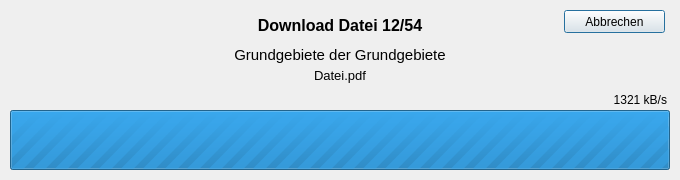
<?xml version="1.0" encoding="UTF-8"?>
<ui version="4.0">
 <class>DateiDownloader</class>
 <widget class="QDialog" name="DateiDownloader">
  <property name="geometry">
   <rect>
    <x>0</x>
    <y>0</y>
    <width>680</width>
    <height>180</height>
   </rect>
  </property>
  <property name="sizePolicy">
   <sizepolicy hsizetype="Fixed" vsizetype="Fixed">
    <horstretch>0</horstretch>
    <verstretch>0</verstretch>
   </sizepolicy>
  </property>
  <property name="minimumSize">
   <size>
    <width>680</width>
    <height>180</height>
   </size>
  </property>
  <property name="maximumSize">
   <size>
    <width>680</width>
    <height>180</height>
   </size>
  </property>
  <property name="contextMenuPolicy">
   <enum>Qt::NoContextMenu</enum>
  </property>
  <property name="windowTitle">
   <string/>
  </property>
  <property name="modal">
   <bool>true</bool>
  </property>
  <widget class="QProgressBar" name="progressBar">
   <property name="geometry">
    <rect>
     <x>10</x>
     <y>110</y>
     <width>660</width>
     <height>60</height>
    </rect>
   </property>
   <property name="sizePolicy">
    <sizepolicy hsizetype="Fixed" vsizetype="Fixed">
     <horstretch>0</horstretch>
     <verstretch>0</verstretch>
    </sizepolicy>
   </property>
   <property name="minimumSize">
    <size>
     <width>660</width>
     <height>60</height>
    </size>
   </property>
   <property name="maximumSize">
    <size>
     <width>660</width>
     <height>60</height>
    </size>
   </property>
   <property name="contextMenuPolicy">
    <enum>Qt::ActionsContextMenu</enum>
   </property>
   <property name="styleSheet">
    <string notr="true"/>
   </property>
   <property name="minimum">
    <number>0</number>
   </property>
   <property name="maximum">
    <number>0</number>
   </property>
   <property name="value">
    <number>-1</number>
   </property>
   <property name="alignment">
    <set>Qt::AlignCenter</set>
   </property>
   <property name="textVisible">
    <bool>true</bool>
   </property>
   <property name="orientation">
    <enum>Qt::Horizontal</enum>
   </property>
   <property name="invertedAppearance">
    <bool>false</bool>
   </property>
   <property name="textDirection">
    <enum>QProgressBar::TopToBottom</enum>
   </property>
   <property name="format">
    <string>%v/%m KBs</string>
   </property>
  </widget>
  <widget class="QLabel" name="progressLabel">
   <property name="geometry">
    <rect>
     <x>10</x>
     <y>10</y>
     <width>660</width>
     <height>30</height>
    </rect>
   </property>
   <property name="sizePolicy">
    <sizepolicy hsizetype="Fixed" vsizetype="Fixed">
     <horstretch>0</horstretch>
     <verstretch>0</verstretch>
    </sizepolicy>
   </property>
   <property name="minimumSize">
    <size>
     <width>660</width>
     <height>30</height>
    </size>
   </property>
   <property name="maximumSize">
    <size>
     <width>660</width>
     <height>30</height>
    </size>
   </property>
   <property name="font">
    <font>
     <pointsize>12</pointsize>
     <weight>75</weight>
     <bold>true</bold>
    </font>
   </property>
   <property name="contextMenuPolicy">
    <enum>Qt::NoContextMenu</enum>
   </property>
   <property name="styleSheet">
    <string notr="true">font: bold 12pt;</string>
   </property>
   <property name="frameShape">
    <enum>QFrame::NoFrame</enum>
   </property>
   <property name="frameShadow">
    <enum>QFrame::Plain</enum>
   </property>
   <property name="text">
    <string>Download Datei 12/54</string>
   </property>
   <property name="alignment">
    <set>Qt::AlignCenter</set>
   </property>
   <property name="textInteractionFlags">
    <set>Qt::NoTextInteraction</set>
   </property>
  </widget>
  <widget class="QLabel" name="veranstaltungLabel">
   <property name="geometry">
    <rect>
     <x>10</x>
     <y>40</y>
     <width>660</width>
     <height>30</height>
    </rect>
   </property>
   <property name="sizePolicy">
    <sizepolicy hsizetype="Fixed" vsizetype="Fixed">
     <horstretch>0</horstretch>
     <verstretch>0</verstretch>
    </sizepolicy>
   </property>
   <property name="minimumSize">
    <size>
     <width>660</width>
     <height>30</height>
    </size>
   </property>
   <property name="maximumSize">
    <size>
     <width>660</width>
     <height>30</height>
    </size>
   </property>
   <property name="font">
    <font>
     <pointsize>11</pointsize>
     <weight>50</weight>
     <bold>false</bold>
    </font>
   </property>
   <property name="contextMenuPolicy">
    <enum>Qt::NoContextMenu</enum>
   </property>
   <property name="frameShape">
    <enum>QFrame::NoFrame</enum>
   </property>
   <property name="frameShadow">
    <enum>QFrame::Plain</enum>
   </property>
   <property name="text">
    <string>Grundgebiete der Grundgebiete</string>
   </property>
   <property name="alignment">
    <set>Qt::AlignCenter</set>
   </property>
   <property name="textInteractionFlags">
    <set>Qt::NoTextInteraction</set>
   </property>
  </widget>
  <widget class="QLabel" name="dateinameLabel">
   <property name="geometry">
    <rect>
     <x>10</x>
     <y>60</y>
     <width>660</width>
     <height>30</height>
    </rect>
   </property>
   <property name="sizePolicy">
    <sizepolicy hsizetype="Fixed" vsizetype="Fixed">
     <horstretch>0</horstretch>
     <verstretch>0</verstretch>
    </sizepolicy>
   </property>
   <property name="minimumSize">
    <size>
     <width>660</width>
     <height>30</height>
    </size>
   </property>
   <property name="maximumSize">
    <size>
     <width>660</width>
     <height>30</height>
    </size>
   </property>
   <property name="font">
    <font>
     <pointsize>10</pointsize>
     <weight>50</weight>
     <bold>false</bold>
    </font>
   </property>
   <property name="contextMenuPolicy">
    <enum>Qt::NoContextMenu</enum>
   </property>
   <property name="frameShape">
    <enum>QFrame::NoFrame</enum>
   </property>
   <property name="frameShadow">
    <enum>QFrame::Plain</enum>
   </property>
   <property name="text">
    <string>Datei.pdf</string>
   </property>
   <property name="alignment">
    <set>Qt::AlignCenter</set>
   </property>
   <property name="textInteractionFlags">
    <set>Qt::NoTextInteraction</set>
   </property>
  </widget>
  <widget class="QPushButton" name="abortPushButton">
   <property name="geometry">
    <rect>
     <x>564</x>
     <y>10</y>
     <width>101</width>
     <height>23</height>
    </rect>
   </property>
   <property name="text">
    <string>Abbrechen</string>
   </property>
  </widget>
  <widget class="QLabel" name="downloadSpeedLabel">
   <property name="geometry">
    <rect>
     <x>536</x>
     <y>90</y>
     <width>131</width>
     <height>20</height>
    </rect>
   </property>
   <property name="text">
    <string notr="true">1321 kB/s</string>
   </property>
   <property name="alignment">
    <set>Qt::AlignRight|Qt::AlignTrailing|Qt::AlignVCenter</set>
   </property>
  </widget>
 </widget>
 <resources/>
 <connections/>
</ui>
